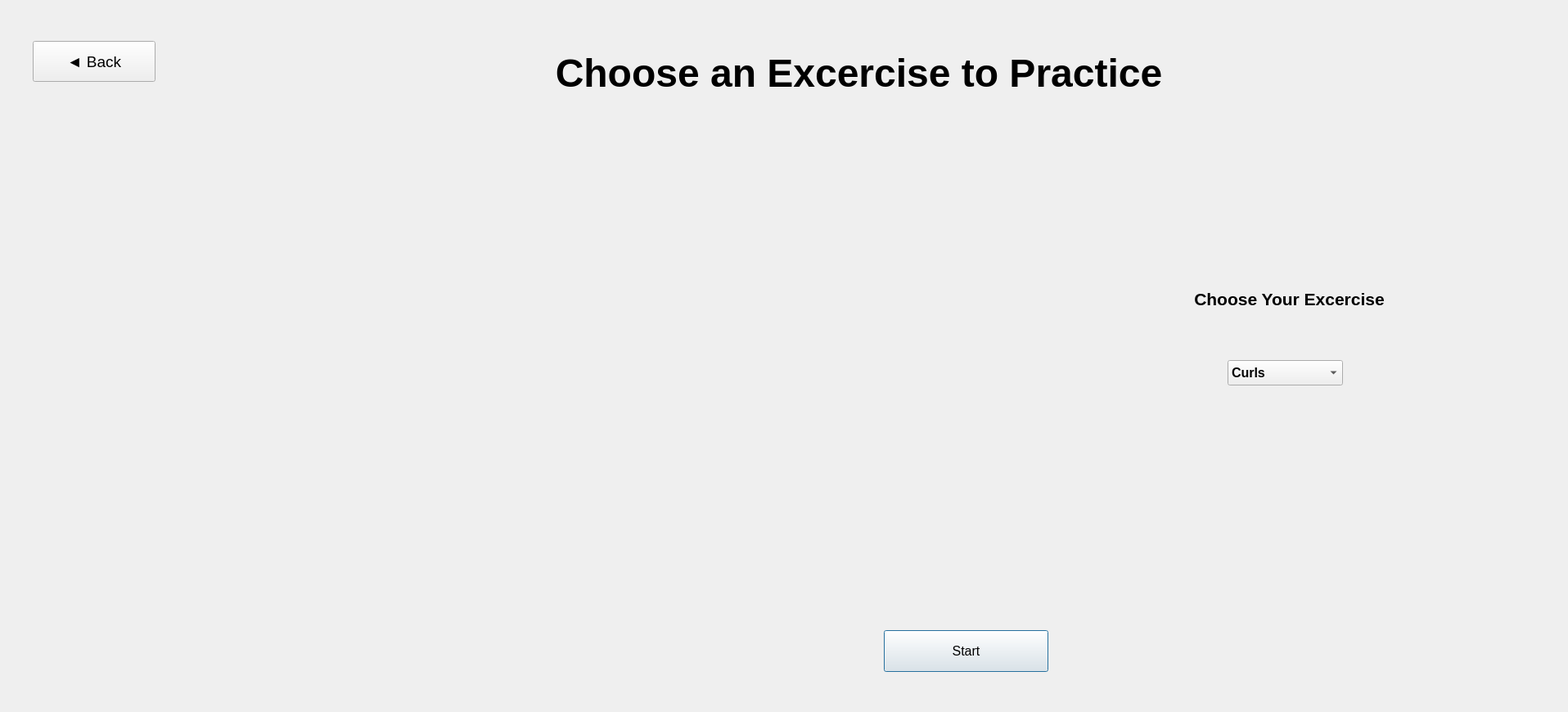
<?xml version="1.0" encoding="UTF-8"?>
<ui version="4.0">
 <class>Dialog</class>
 <widget class="QDialog" name="Dialog">
  <property name="geometry">
   <rect>
    <x>0</x>
    <y>0</y>
    <width>1916</width>
    <height>870</height>
   </rect>
  </property>
  <property name="windowTitle">
   <string>Dialog</string>
  </property>
  <widget class="QComboBox" name="exc_dropdown">
   <property name="geometry">
    <rect>
     <x>1500</x>
     <y>440</y>
     <width>141</width>
     <height>31</height>
    </rect>
   </property>
   <property name="font">
    <font>
     <pointsize>12</pointsize>
     <weight>75</weight>
     <bold>true</bold>
    </font>
   </property>
   <property name="placeholderText">
    <string/>
   </property>
   <item>
    <property name="text">
     <string>Curls</string>
    </property>
   </item>
   <item>
    <property name="text">
     <string>Lunges</string>
    </property>
   </item>
   <item>
    <property name="text">
     <string>Squats</string>
    </property>
   </item>
   <item>
    <property name="text">
     <string>Raises</string>
    </property>
   </item>
  </widget>
  <widget class="QLabel" name="label_2">
   <property name="geometry">
    <rect>
     <x>1390</x>
     <y>340</y>
     <width>371</width>
     <height>51</height>
    </rect>
   </property>
   <property name="font">
    <font>
     <pointsize>16</pointsize>
     <weight>75</weight>
     <bold>true</bold>
    </font>
   </property>
   <property name="text">
    <string>Choose Your Excercise</string>
   </property>
   <property name="alignment">
    <set>Qt::AlignCenter</set>
   </property>
  </widget>
  <widget class="QLabel" name="exe_selec_screen_photo">
   <property name="geometry">
    <rect>
     <x>130</x>
     <y>220</y>
     <width>1001</width>
     <height>491</height>
    </rect>
   </property>
   <property name="text">
    <string/>
   </property>
   <property name="pixmap">
    <pixmap>../stat/images/squats.png</pixmap>
   </property>
   <property name="scaledContents">
    <bool>true</bool>
   </property>
  </widget>
  <widget class="QPushButton" name="startButton">
   <property name="geometry">
    <rect>
     <x>1080</x>
     <y>770</y>
     <width>201</width>
     <height>51</height>
    </rect>
   </property>
   <property name="font">
    <font>
     <pointsize>12</pointsize>
    </font>
   </property>
   <property name="text">
    <string>Start</string>
   </property>
  </widget>
  <widget class="QLabel" name="label_4">
   <property name="enabled">
    <bool>true</bool>
   </property>
   <property name="geometry">
    <rect>
     <x>240</x>
     <y>30</y>
     <width>1619</width>
     <height>119</height>
    </rect>
   </property>
   <property name="font">
    <font>
     <pointsize>36</pointsize>
     <weight>75</weight>
     <bold>true</bold>
    </font>
   </property>
   <property name="autoFillBackground">
    <bool>false</bool>
   </property>
   <property name="text">
    <string>Choose an Excercise to Practice</string>
   </property>
   <property name="alignment">
    <set>Qt::AlignCenter</set>
   </property>
  </widget>
  <widget class="QPushButton" name="backButton">
   <property name="geometry">
    <rect>
     <x>40</x>
     <y>50</y>
     <width>150</width>
     <height>50</height>
    </rect>
   </property>
   <property name="font">
    <font>
     <pointsize>14</pointsize>
    </font>
   </property>
   <property name="text">
    <string>◄ Back</string>
   </property>
  </widget>
 </widget>
 <resources/>
 <connections/>
</ui>
